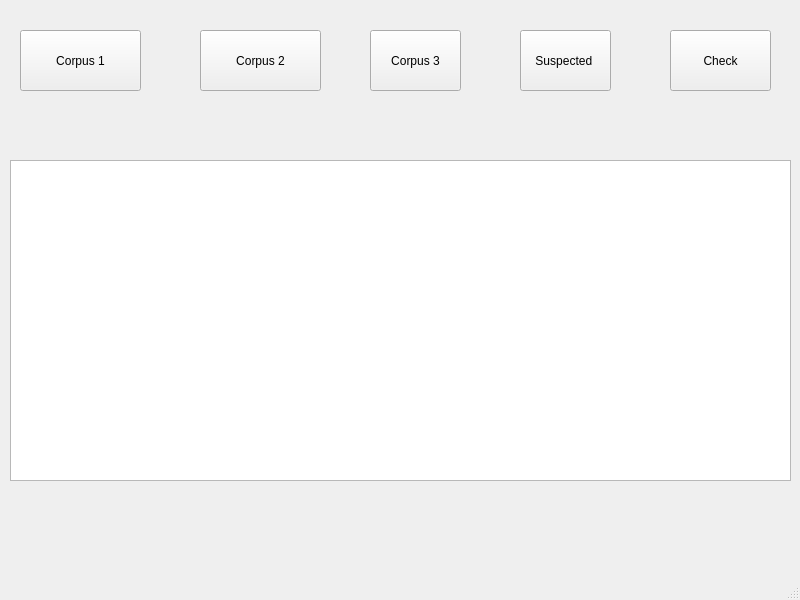
<?xml version="1.0" encoding="UTF-8"?>
<ui version="4.0">
 <class>MainWindow</class>
 <widget class="QMainWindow" name="MainWindow">
  <property name="geometry">
   <rect>
    <x>0</x>
    <y>0</y>
    <width>800</width>
    <height>600</height>
   </rect>
  </property>
  <property name="windowTitle">
   <string>MainWindow</string>
  </property>
  <widget class="QWidget" name="centralwidget">
   <widget class="QPushButton" name="pushButton">
    <property name="geometry">
     <rect>
      <x>20</x>
      <y>30</y>
      <width>121</width>
      <height>61</height>
     </rect>
    </property>
    <property name="text">
     <string>Corpus 1</string>
    </property>
   </widget>
   <widget class="QPushButton" name="pushButton_2">
    <property name="geometry">
     <rect>
      <x>200</x>
      <y>30</y>
      <width>121</width>
      <height>61</height>
     </rect>
    </property>
    <property name="text">
     <string>Corpus 2</string>
    </property>
   </widget>
   <widget class="QPushButton" name="pushButton_3">
    <property name="geometry">
     <rect>
      <x>670</x>
      <y>30</y>
      <width>101</width>
      <height>61</height>
     </rect>
    </property>
    <property name="text">
     <string>Check</string>
    </property>
   </widget>
   <widget class="QTextEdit" name="textEdit">
    <property name="geometry">
     <rect>
      <x>10</x>
      <y>160</y>
      <width>781</width>
      <height>321</height>
     </rect>
    </property>
   </widget>
   <widget class="QPushButton" name="pushButton_4">
    <property name="geometry">
     <rect>
      <x>520</x>
      <y>30</y>
      <width>91</width>
      <height>61</height>
     </rect>
    </property>
    <property name="text">
     <string>Suspected </string>
    </property>
   </widget>
   <widget class="QPushButton" name="pushButton_5">
    <property name="geometry">
     <rect>
      <x>370</x>
      <y>30</y>
      <width>91</width>
      <height>61</height>
     </rect>
    </property>
    <property name="text">
     <string>Corpus 3</string>
    </property>
   </widget>
  </widget>
  <widget class="QMenuBar" name="menubar">
   <property name="geometry">
    <rect>
     <x>0</x>
     <y>0</y>
     <width>800</width>
     <height>17</height>
    </rect>
   </property>
  </widget>
  <widget class="QStatusBar" name="statusbar"/>
 </widget>
 <resources/>
 <connections/>
</ui>
